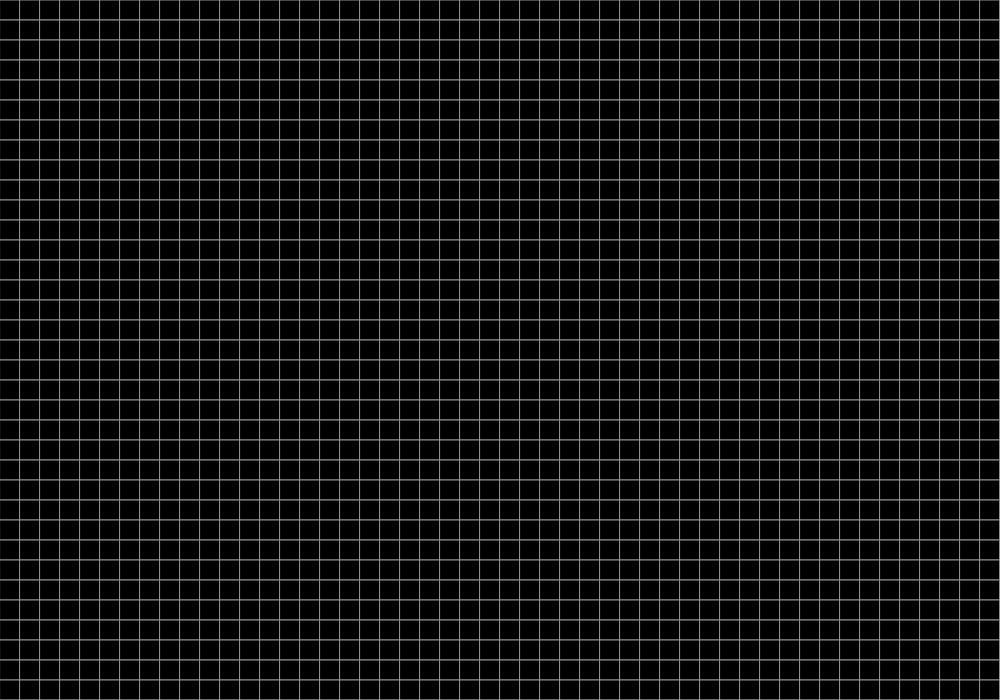
Frame 1 (no input)
Frame 60 (no input): identical to frame 1, image omitted
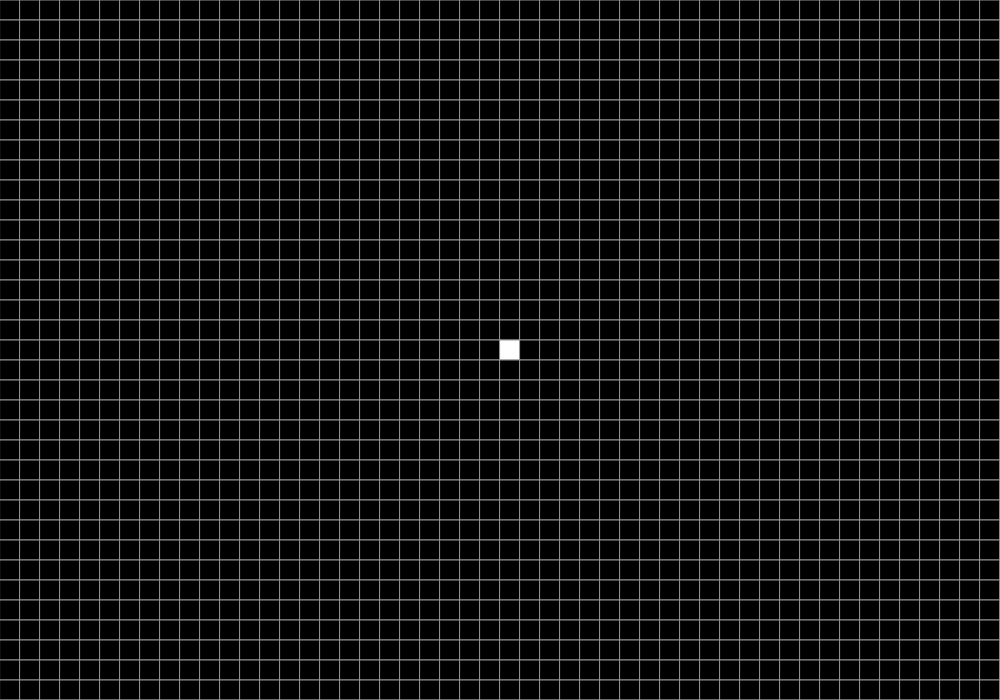
Frame 120 (the mouse pressed at the canvas centre since frame 60)

The p5.js sketch that drew these frames (run headless with seeded random() and noise() and a simulated clock; from frame 60 on, the mouse is pressed at the canvas centre):

// p5.js sketch
// ── sketch.js
var gridX = 60;
var gridY = 60;

var screenX = 1000;
var screenY = 700;

var w = 20;
var h = 20;
var grid = new Array(gridX);

var minW;
var minH;

var refreshRate = 10;
var counter = 0;

//up arrow increases refresh rate, down arrow does opposite, click to kill a cell, click while holding down any key to revive a cell, scroll to zoom in/out
var instructions = [
  "press enter to start",
  "click while pressing nothing to kill a cell",
  "click while pressing anything to revive a cell",
  "click the up/down arrows to increse/decrease the refresh rate",
  "scrole to zoom in/out"
];
var instructionParagraphs = [];

function setup() {
  createCanvas(screenX, screenY);

  minW = screenX / gridX;
  minH = screenY / gridY;

  createGrid();

  if (instructionParagraphs.length <= 0){
    for (let i = 0; i < instructions.length; i++){
      instructionParagraphs.push(createP());
    }
  }
}

function createGrid() {
  for (var i = 0; i < grid.length; i++) {
    grid[i] = new Array(gridY);
  }

  for (var x = 0; x < grid.length; x++) {
    for (var y = 0; y < grid[x].length; y++) {
      grid[x][y] = new cell(x, y);
      if (random(1) > 0.4 && randAlive) {
        grid[x][y].alive = true;
      }
    }
  }

  for (var x = 0; x < grid.length; x++) {
    for (var y = 0; y < grid[x].length; y++) {
      grid[x][y].addNeighbors();
    }
  }
}

function draw() {
  background(200);
  if (!begin) {
    interactions();
  } else {
    counter += 1;
    if (counter >= refreshRate) {
      counter = 0;
      for (var x = 0; x < grid.length; x++) {
        for (var y = 0; y < grid[x].length; y++) {
          grid[x][y].checkState();
        }
      }
      for (var x = 0; x < grid.length; x++) {
        for (var y = 0; y < grid[x].length; y++) {
          grid[x][y].update();
        }
      }
    }
  }

  for (var x = 0; x < grid.length; x++) {
    for (var y = 0; y < grid[x].length; y++) {
      grid[x][y].draw();
    }
  }

  for (let i = 0; i < instructionParagraphs.length; i++){
    instructionParagraphs[i].html(instructions[i]);
  }
}

// ── CellFunctions.js
var randAlive = false;

function cell(x, y) {
  this.x = x;
  this.y = y;

  this.alive = false;
  this.neighbors = [];
  this.prox = 0;

  this.checkState = function() {
    this.prox = 0;

    for (var i = 0; i < this.neighbors.length; i++) {
      if (this.neighbors[i].alive) {
        this.prox += 1;
      }
    }
  }

  this.addNeighbors = function() {
    let x = this.x;
    let y = this.y;

    if (x < gridX - 1) {
      this.neighbors.push(grid[x + 1][y]);
    }
    if (x > 0) {
      this.neighbors.push(grid[x - 1][y]);
    }
    if (y < gridY - 1) {
      this.neighbors.push(grid[x][y + 1]);
    }
    if (y > 0) {
      this.neighbors.push(grid[x][y - 1]);
    }

    if (x > 0 && y > 0) {
      this.neighbors.push(grid[x - 1][y - 1]);
    }
    if (x < gridX - 1 && y > 0) {
      this.neighbors.push(grid[x + 1][y - 1]);
    }
    if (x > 0 && y < gridY - 1) {
      this.neighbors.push(grid[x - 1][y + 1]);
    }
    if (x < gridX - 1 && y < gridY - 1) {
      this.neighbors.push(grid[x + 1][y + 1]);
    }
  }

  this.draw = function() {
    stroke(150);
    fill(0);
    if (this.alive) {
      fill(255);
    }
    rect(this.x * w, this.y * h, w, h);
  }

  this.killOrBe = function(){
    if (this.prox < 2) {
      this.alive = false;
    }
    if (this.prox == 3) {
      this.alive = true;
    }
    if (this.prox > 3) {
      this.alive = false;
    }
  }

  this.update = function() {
    this.killOrBe();
    this.draw();
  }
}

// ── Interactions.js
var begin = false;

function keyTyped() {
  if (keyCode == ENTER) {
    begin = true;
  }
  if (keyCode == UP_ARROW) {
    refreshRate -= 1;
    console.log(refreshRate);
  }
  if (keyCode == DOWN_ARROW) {
    refreshRate += 1;
    console.log(refreshRate);
  }
}

function interactions() {
  if (!begin && mouseIsPressed && mouseX < screenX && mouseY < screenY) {
    let mousePos = mouseToBox(mouseX, mouseY);
    if (keyIsPressed) {
      grid[mousePos[0]][mousePos[1]].alive = false;
    } else {
      grid[mousePos[0]][mousePos[1]].alive = true;
    }
  }
}

function mouseWheel(event) {
  if (event.delta > 0) {
    w += 1;
    h += 1;
  }

  if (event.delta < 0) {
    if (w > minW || h > minH) {
      w -= 1;
      h -= 1;
    }
  }
}


function mouseToBox(x, y) {
  let newX = int(x / w);
  let newY = int(y / h);

  return [newX, newY];
}
